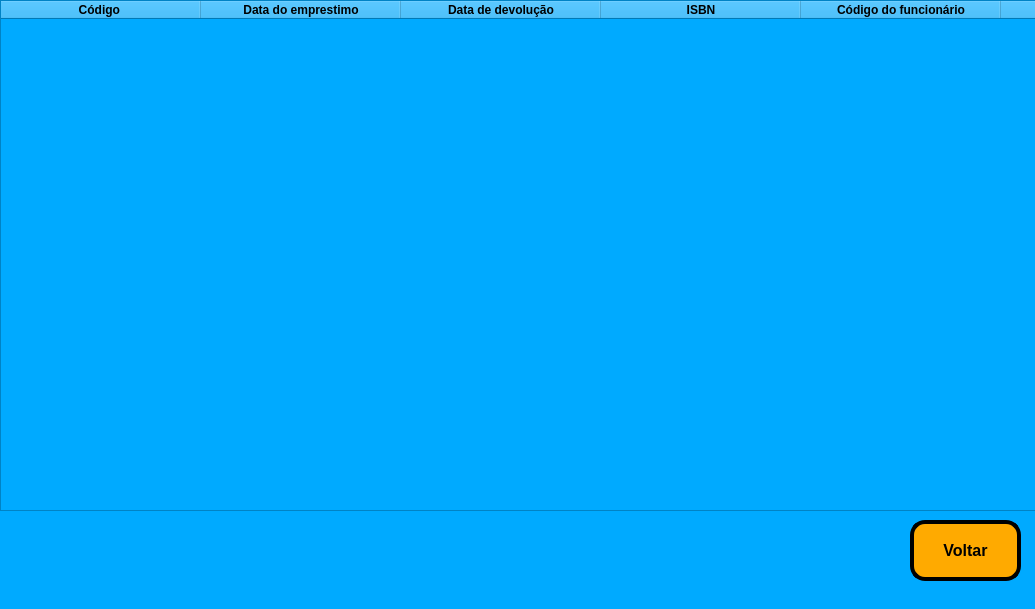
<?xml version="1.0" encoding="UTF-8"?>
<ui version="4.0">
 <class>MainWindow</class>
 <widget class="QMainWindow" name="MainWindow">
  <property name="geometry">
   <rect>
    <x>0</x>
    <y>0</y>
    <width>1035</width>
    <height>609</height>
   </rect>
  </property>
  <property name="windowTitle">
   <string>Backup de empréstimo excluído</string>
  </property>
  <property name="styleSheet">
   <string notr="true">background-color: rgb(0, 170, 255);</string>
  </property>
  <widget class="QWidget" name="centralwidget">
   <widget class="QPushButton" name="pushButton">
    <property name="geometry">
     <rect>
      <x>910</x>
      <y>520</y>
      <width>111</width>
      <height>61</height>
     </rect>
    </property>
    <property name="font">
     <font>
      <pointsize>12</pointsize>
      <weight>75</weight>
      <bold>true</bold>
     </font>
    </property>
    <property name="styleSheet">
     <string notr="true">background-color: rgb(255, 170, 0);
border-radius: 15px;
border-style: outset;
border-width: 4px;
border-color: black;</string>
    </property>
    <property name="text">
     <string>Voltar</string>
    </property>
    <property name="icon">
     <iconset>
      <normaloff>../../../../.designer/backup/voltar.png</normaloff>../../../../.designer/backup/voltar.png</iconset>
    </property>
   </widget>
   <widget class="QTableWidget" name="tableWidget">
    <property name="geometry">
     <rect>
      <x>0</x>
      <y>0</y>
      <width>1461</width>
      <height>511</height>
     </rect>
    </property>
    <property name="font">
     <font>
      <pointsize>12</pointsize>
      <weight>75</weight>
      <bold>true</bold>
     </font>
    </property>
    <property name="styleSheet">
     <string notr="true">tableWidget.setColumnWidth(0, 1555)</string>
    </property>
    <attribute name="horizontalHeaderVisible">
     <bool>true</bool>
    </attribute>
    <attribute name="horizontalHeaderDefaultSectionSize">
     <number>200</number>
    </attribute>
    <attribute name="horizontalHeaderHighlightSections">
     <bool>true</bool>
    </attribute>
    <attribute name="verticalHeaderVisible">
     <bool>false</bool>
    </attribute>
    <attribute name="verticalHeaderHighlightSections">
     <bool>false</bool>
    </attribute>
    <column>
     <property name="text">
      <string>Código </string>
     </property>
     <property name="font">
      <font>
       <weight>75</weight>
       <bold>true</bold>
      </font>
     </property>
    </column>
    <column>
     <property name="text">
      <string>Data do emprestimo</string>
     </property>
     <property name="font">
      <font>
       <weight>75</weight>
       <bold>true</bold>
      </font>
     </property>
    </column>
    <column>
     <property name="text">
      <string>Data de devolução</string>
     </property>
     <property name="font">
      <font>
       <weight>75</weight>
       <bold>true</bold>
      </font>
     </property>
    </column>
    <column>
     <property name="text">
      <string>ISBN</string>
     </property>
     <property name="font">
      <font>
       <weight>75</weight>
       <bold>true</bold>
      </font>
     </property>
    </column>
    <column>
     <property name="text">
      <string>Código do funcionário</string>
     </property>
     <property name="font">
      <font>
       <weight>75</weight>
       <bold>true</bold>
      </font>
     </property>
    </column>
    <column>
     <property name="text">
      <string>Matricula</string>
     </property>
     <property name="font">
      <font>
       <weight>75</weight>
       <bold>true</bold>
      </font>
     </property>
    </column>
    <column>
     <property name="text">
      <string>Previsão de entrega</string>
     </property>
     <property name="font">
      <font>
       <weight>75</weight>
       <bold>true</bold>
      </font>
     </property>
    </column>
   </widget>
  </widget>
  <widget class="QMenuBar" name="menubar">
   <property name="geometry">
    <rect>
     <x>0</x>
     <y>0</y>
     <width>1035</width>
     <height>26</height>
    </rect>
   </property>
  </widget>
  <widget class="QStatusBar" name="statusbar"/>
 </widget>
 <resources/>
 <connections/>
</ui>
